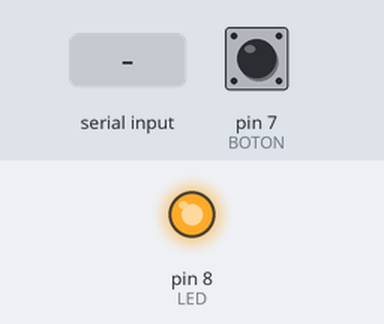
A sketch run on a simulated Arduino Uno, built with avr-gcc and run on an emulated ATmega328P. On the bench: output pins drawn as LEDs (lit = HIGH). Inputs (shaded band) come from the test bench; at power-on: pin 7 (BOTON) LOW.

Above: at 1.2 s.
1.3 s: "1" received over the second serial link
At 2.6 s:
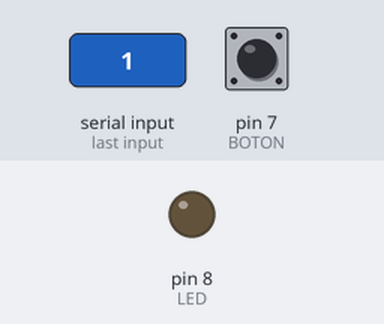
Timing chart, 0 to 4.3 s (numbered marks = the images above; inputs shaded):
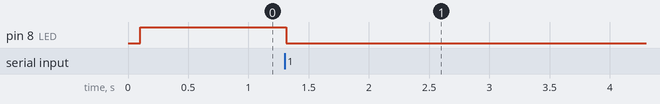

The sketch:

UNO.ino
```cpp
#include <SoftwareSerial.h>
SoftwareSerial mySerial(10, 11); // RX, TX
//Variables
  int LED=8;
  int BOTON=7;
  int DATO=HIGH;

void setup() {
  pinMode(LED, OUTPUT);
  pinMode(BOTON,INPUT);
  mySerial.begin(9600);
}

void loop() {
 mySerial.write(digitalRead(BOTON));
 delay(100);

 if(mySerial.available()){
 DATO=mySerial.read();
 }
      if(DATO==HIGH)
     digitalWrite(LED,HIGH);
     else
     digitalWrite(LED,LOW);
}
```

Measured:
- after the input at 1.3 s, pin 8 (LED): HIGH → LOW at once
